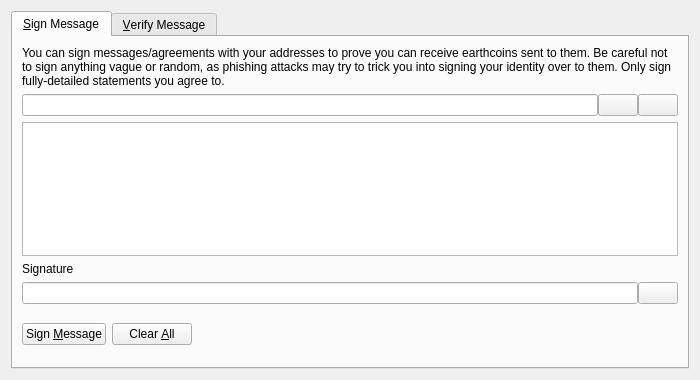
<?xml version="1.0" encoding="UTF-8"?>
<ui version="4.0">
 <class>SignVerifyMessageDialog</class>
 <widget class="QDialog" name="SignVerifyMessageDialog">
  <property name="geometry">
   <rect>
    <x>0</x>
    <y>0</y>
    <width>700</width>
    <height>380</height>
   </rect>
  </property>
  <property name="windowTitle">
   <string>Signatures - Sign / Verify a Message</string>
  </property>
  <property name="modal">
   <bool>true</bool>
  </property>
  <layout class="QVBoxLayout" name="verticalLayout">
   <item>
    <widget class="QTabWidget" name="tabWidget">
     <property name="currentIndex">
      <number>0</number>
     </property>
     <widget class="QWidget" name="tabSignMessage">
      <attribute name="title">
       <string>&amp;Sign Message</string>
      </attribute>
      <layout class="QVBoxLayout" name="verticalLayout_SM">
       <item>
        <widget class="QLabel" name="infoLabel_SM">
         <property name="text">
          <string>You can sign messages/agreements with your addresses to prove you can receive earthcoins sent to them. Be careful not to sign anything vague or random, as phishing attacks may try to trick you into signing your identity over to them. Only sign fully-detailed statements you agree to.</string>
         </property>
         <property name="textFormat">
          <enum>Qt::PlainText</enum>
         </property>
         <property name="wordWrap">
          <bool>true</bool>
         </property>
        </widget>
       </item>
       <item>
        <layout class="QHBoxLayout" name="horizontalLayout_1_SM">
         <property name="spacing">
          <number>0</number>
         </property>
         <item>
          <widget class="QValidatedLineEdit" name="addressIn_SM">
           <property name="toolTip">
            <string>The Earthcoin address to sign the message with</string>
           </property>
          </widget>
         </item>
         <item>
          <widget class="QPushButton" name="addressBookButton_SM">
           <property name="toolTip">
            <string>Choose previously used address</string>
           </property>
           <property name="text">
            <string/>
           </property>
           <property name="icon">
            <iconset resource="../bitcoin.qrc">
             <normaloff>:/icons/address-book</normaloff>:/icons/address-book</iconset>
           </property>
           <property name="shortcut">
            <string>Alt+A</string>
           </property>
           <property name="autoDefault">
            <bool>false</bool>
           </property>
          </widget>
         </item>
         <item>
          <widget class="QPushButton" name="pasteButton_SM">
           <property name="toolTip">
            <string>Paste address from clipboard</string>
           </property>
           <property name="text">
            <string/>
           </property>
           <property name="icon">
            <iconset resource="../bitcoin.qrc">
             <normaloff>:/icons/editpaste</normaloff>:/icons/editpaste</iconset>
           </property>
           <property name="shortcut">
            <string>Alt+P</string>
           </property>
           <property name="autoDefault">
            <bool>false</bool>
           </property>
          </widget>
         </item>
        </layout>
       </item>
       <item>
        <widget class="QPlainTextEdit" name="messageIn_SM">
         <property name="toolTip">
          <string>Enter the message you want to sign here</string>
         </property>
        </widget>
       </item>
       <item>
        <widget class="QLabel" name="signatureLabel_SM">
         <property name="text">
          <string>Signature</string>
         </property>
         <property name="textFormat">
          <enum>Qt::PlainText</enum>
         </property>
        </widget>
       </item>
       <item>
        <layout class="QHBoxLayout" name="horizontalLayout_2_SM">
         <property name="spacing">
          <number>0</number>
         </property>
         <item>
          <widget class="QLineEdit" name="signatureOut_SM">
           <property name="font">
            <font>
             <italic>true</italic>
            </font>
           </property>
           <property name="readOnly">
            <bool>true</bool>
           </property>
          </widget>
         </item>
         <item>
          <widget class="QPushButton" name="copySignatureButton_SM">
           <property name="toolTip">
            <string>Copy the current signature to the system clipboard</string>
           </property>
           <property name="text">
            <string/>
           </property>
           <property name="icon">
            <iconset resource="../bitcoin.qrc">
             <normaloff>:/icons/editcopy</normaloff>:/icons/editcopy</iconset>
           </property>
           <property name="autoDefault">
            <bool>false</bool>
           </property>
          </widget>
         </item>
        </layout>
       </item>
       <item>
        <layout class="QHBoxLayout" name="horizontalLayout_3_SM">
         <item>
          <widget class="QPushButton" name="signMessageButton_SM">
           <property name="toolTip">
            <string>Sign the message to prove you own this Earthcoin address</string>
           </property>
           <property name="text">
            <string>Sign &amp;Message</string>
           </property>
           <property name="icon">
            <iconset resource="../bitcoin.qrc">
             <normaloff>:/icons/edit</normaloff>:/icons/edit</iconset>
           </property>
           <property name="autoDefault">
            <bool>false</bool>
           </property>
          </widget>
         </item>
         <item>
          <widget class="QPushButton" name="clearButton_SM">
           <property name="toolTip">
            <string>Reset all sign message fields</string>
           </property>
           <property name="text">
            <string>Clear &amp;All</string>
           </property>
           <property name="icon">
            <iconset resource="../bitcoin.qrc">
             <normaloff>:/icons/remove</normaloff>:/icons/remove</iconset>
           </property>
           <property name="autoDefault">
            <bool>false</bool>
           </property>
          </widget>
         </item>
         <item>
          <spacer name="horizontalSpacer_1_SM">
           <property name="orientation">
            <enum>Qt::Horizontal</enum>
           </property>
           <property name="sizeHint" stdset="0">
            <size>
             <width>40</width>
             <height>48</height>
            </size>
           </property>
          </spacer>
         </item>
         <item>
          <widget class="QLabel" name="statusLabel_SM">
           <property name="font">
            <font>
             <weight>75</weight>
             <bold>true</bold>
            </font>
           </property>
           <property name="text">
            <string/>
           </property>
           <property name="wordWrap">
            <bool>true</bool>
           </property>
          </widget>
         </item>
         <item>
          <spacer name="horizontalSpacer_2_SM">
           <property name="orientation">
            <enum>Qt::Horizontal</enum>
           </property>
           <property name="sizeHint" stdset="0">
            <size>
             <width>40</width>
             <height>48</height>
            </size>
           </property>
          </spacer>
         </item>
        </layout>
       </item>
      </layout>
     </widget>
     <widget class="QWidget" name="tabVerifyMessage">
      <attribute name="title">
       <string>&amp;Verify Message</string>
      </attribute>
      <layout class="QVBoxLayout" name="verticalLayout_VM">
       <item>
        <widget class="QLabel" name="infoLabel_VM">
         <property name="text">
          <string>Enter the receiver's address, message (ensure you copy line breaks, spaces, tabs, etc. exactly) and signature below to verify the message. Be careful not to read more into the signature than what is in the signed message itself, to avoid being tricked by a man-in-the-middle attack. Note that this only proves the signing party receives with the address, it cannot prove sendership of any transaction!</string>
         </property>
         <property name="textFormat">
          <enum>Qt::PlainText</enum>
         </property>
         <property name="alignment">
          <set>Qt::AlignLeading|Qt::AlignLeft|Qt::AlignTop</set>
         </property>
         <property name="wordWrap">
          <bool>true</bool>
         </property>
        </widget>
       </item>
       <item>
        <layout class="QHBoxLayout" name="horizontalLayout_1_VM">
         <property name="spacing">
          <number>0</number>
         </property>
         <item>
          <widget class="QValidatedLineEdit" name="addressIn_VM">
           <property name="toolTip">
            <string>The Earthcoin address the message was signed with</string>
           </property>
          </widget>
         </item>
         <item>
          <widget class="QPushButton" name="addressBookButton_VM">
           <property name="toolTip">
            <string>Choose previously used address</string>
           </property>
           <property name="text">
            <string/>
           </property>
           <property name="icon">
            <iconset resource="../bitcoin.qrc">
             <normaloff>:/icons/address-book</normaloff>:/icons/address-book</iconset>
           </property>
           <property name="shortcut">
            <string>Alt+A</string>
           </property>
           <property name="autoDefault">
            <bool>false</bool>
           </property>
          </widget>
         </item>
        </layout>
       </item>
       <item>
        <widget class="QPlainTextEdit" name="messageIn_VM"/>
       </item>
       <item>
        <widget class="QValidatedLineEdit" name="signatureIn_VM"/>
       </item>
       <item>
        <layout class="QHBoxLayout" name="horizontalLayout_2_VM">
         <item>
          <widget class="QPushButton" name="verifyMessageButton_VM">
           <property name="toolTip">
            <string>Verify the message to ensure it was signed with the specified Earthcoin address</string>
           </property>
           <property name="text">
            <string>Verify &amp;Message</string>
           </property>
           <property name="icon">
            <iconset resource="../bitcoin.qrc">
             <normaloff>:/icons/transaction_0</normaloff>:/icons/transaction_0</iconset>
           </property>
           <property name="autoDefault">
            <bool>false</bool>
           </property>
          </widget>
         </item>
         <item>
          <widget class="QPushButton" name="clearButton_VM">
           <property name="toolTip">
            <string>Reset all verify message fields</string>
           </property>
           <property name="text">
            <string>Clear &amp;All</string>
           </property>
           <property name="icon">
            <iconset resource="../bitcoin.qrc">
             <normaloff>:/icons/remove</normaloff>:/icons/remove</iconset>
           </property>
           <property name="autoDefault">
            <bool>false</bool>
           </property>
          </widget>
         </item>
         <item>
          <spacer name="horizontalSpacer_1_VM">
           <property name="orientation">
            <enum>Qt::Horizontal</enum>
           </property>
           <property name="sizeHint" stdset="0">
            <size>
             <width>40</width>
             <height>48</height>
            </size>
           </property>
          </spacer>
         </item>
         <item>
          <widget class="QLabel" name="statusLabel_VM">
           <property name="font">
            <font>
             <weight>75</weight>
             <bold>true</bold>
            </font>
           </property>
           <property name="text">
            <string/>
           </property>
           <property name="wordWrap">
            <bool>true</bool>
           </property>
          </widget>
         </item>
         <item>
          <spacer name="horizontalSpacer_2_VM">
           <property name="orientation">
            <enum>Qt::Horizontal</enum>
           </property>
           <property name="sizeHint" stdset="0">
            <size>
             <width>40</width>
             <height>48</height>
            </size>
           </property>
          </spacer>
         </item>
        </layout>
       </item>
      </layout>
     </widget>
    </widget>
   </item>
  </layout>
 </widget>
 <customwidgets>
  <customwidget>
   <class>QValidatedLineEdit</class>
   <extends>QLineEdit</extends>
   <header>qt/qvalidatedlineedit.h</header>
  </customwidget>
 </customwidgets>
 <resources>
  <include location="../bitcoin.qrc"/>
 </resources>
 <connections/>
</ui>
